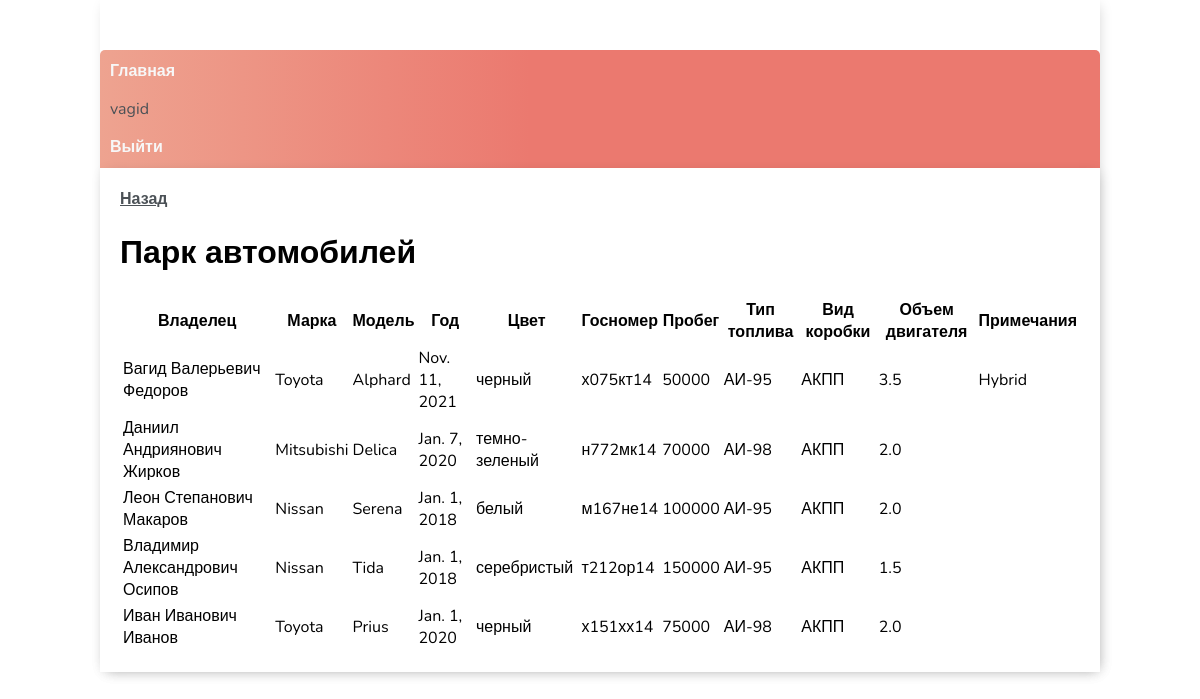
The app's page /car-list/ (signed in) with its own data.
### record_transport/models.py (models this page shows)
class User(AbstractUser):
    middle_name = models.CharField(max_length=50, blank=True, null=True)
    birthday = models.DateField(null=True, blank=True)
    is_staff = models.BooleanField(default=False, verbose_name='Администратор')
    number = models.CharField(max_length=20)
    address = models.CharField(max_length=100)
    def __str__(self):
        return self.username

class Car(models.Model):
    driver = models.ForeignKey(Driver, on_delete=models.CASCADE)
    mark = models.CharField(max_length=40)
    model = models.CharField(max_length=40)
    year = models.DateField()
    color = models.CharField(max_length=40)
    number = models.CharField(max_length=40, primary_key=True)
    mileage = models.PositiveIntegerField()
    fuel_type = models.CharField(max_length=40)
    transmission = models.CharField(max_length=40)
    engine_capacity = models.DecimalField(max_digits=4, decimal_places=1)
    pokazatel = models.FloatField(null=True)
    passangers = models.IntegerField(null=True)
    description = models.TextField()

### record_transport/views.py (the view)
# urls.py: path('car-list/', CarListView.as_view(), name='car-list'),
class CarListView(LoginRequiredMixin, ListView):
    model = Car
    context_object_name = 'cars'

### record_transport/models.py (called while the page is built)
    def __str__(self):
        return self.first_name+' '+self.middle_name+' '+self.last_name

### record_transport/templates/record_transport/car_list.html
{% extends 'record_transport/main.html' %}
{% block content %}
<div class="card-body">
<a href="{% url 'home' %}">Назад</a>
<h1>Парк автомобилей</h1>
<table>
  <tr>
    <th>Владелец</th>
    <th>Марка</th>
    <th>Модель</th>
    <th>Год</th>
    <th>Цвет</th>
    <th>Госномер</th>
    <th>Пробег</th>
    <th>Тип топлива</th>
    <th>Вид коробки</th>
    <th>Объем двигателя</th>
    <th>Примечания</th>
  </tr>
  {% for car in cars %}
  <tr>
    <td>
        {{car.driver}}
    </td>
    <td>
        {{car.mark}}
    </td><td>
        {{car.model}}
    </td><td>
        {{car.year}}
    </td><td>
        {{car.color}}
    </td><td>
        {{car.number}}
    </td><td>
        {{car.mileage}}
    </td><td>
        {{car.fuel_type}}
    </td><td>
        {{car.transmission}}
    </td><td>
        {{car.engine_capacity}}
    </td><td>
        {{car.description}}
    </td>
  </tr>
  {% empty %}
  <h3>Нет машин</h3>
  {% endfor %}
</table>
</div>
{% endblock content %}

### record_transport/templates/record_transport/main.html (shortened to what this page needs)
<!DOCTYPE html>
<html lang="en">
<head>
</head>
<body class='container'>
    <div class='header-bar'>
        <nav>
            <a href="{% url 'home' %}">Главная</a>
            {% if request.user.is_authenticated %}
                <p>{{ request.user }}</p>
                <a href="{% url 'logout' %}">Выйти</a>
            {%else%}
                <a href="{% url 'login' %}">Войти</a>
            {%endif%}
        </nav>
    </div>
    <div class="container">
        {% block content %}
        {% endblock content %}
    </div>
</body>
</html>

### record_transport/templates/record_transport/main.html (style rules this page uses)
body { background-color: #FAFAFA; font-family: 'Nunito', sans-serif; padding-top: 50px; }
h1, h2, h3, h4, h5, h6, { font-family: 'Raleway', sans-serif; }
a, p { color: #4b5156 }
a { font-weight: 600; }
.container { max-width: 1000px; margin: auto; background-color: #fff; -webkit-box-shadow: 2px 2px 13px -4px rgba(0, 0, 0, 0.21); box-shadow: 2px 2px 13px -4px rgba(0, 0, 0, 0.21); }
.header-bar { display: flex; justify-content: space-between; color: #fff; padding: 10px; border-radius: 5px 5px 0 0; background: linear-gradient(90deg, #EEA390 0%, #EB796F 43%, #EB796F 100%); }
.header-bar a { color: rgb(247, 247, 247); text-decoration: none; }
::placeholder { font-weight: 300; opacity: 0.5; }
.card-body { padding: 20px; }

### records on screen
User: user "vagid"
Car: driver "Вагид Валерьевич Федоров", mark "Toyota", model "Alphard", year "Nov. 11, 2021", color "черный", number "х075кт14", mileage "50000", fuel_type "АИ-95", transmission "АКПП", engine_capacity "3.5", description "Hybrid"
Car: driver "Даниил Андриянович Жирков", mark "Mitsubishi", model "Delica", year "Jan. 7, 2020", color "темно-зеленый", number "н772мк14", mileage "70000", fuel_type "АИ-98", transmission "АКПП", engine_capacity "2.0"
Car: driver "Леон Степанович Макаров", mark "Nissan", model "Serena", year "Jan. 1, 2018", color "белый", number "м167не14", mileage "100000", fuel_type "АИ-95", transmission "АКПП", engine_capacity "2.0"
Car: driver "Владимир Александрович Осипов", mark "Nissan", model "Tida", year "Jan. 1, 2018", color "серебристый", number "т212ор14", mileage "150000", fuel_type "АИ-95", transmission "АКПП", engine_capacity "1.5"
Car: driver "Иван Иванович Иванов", mark "Toyota", model "Prius", year "Jan. 1, 2020", color "черный", number "х151хх14", mileage "75000", fuel_type "АИ-98", transmission "АКПП", engine_capacity "2.0"
